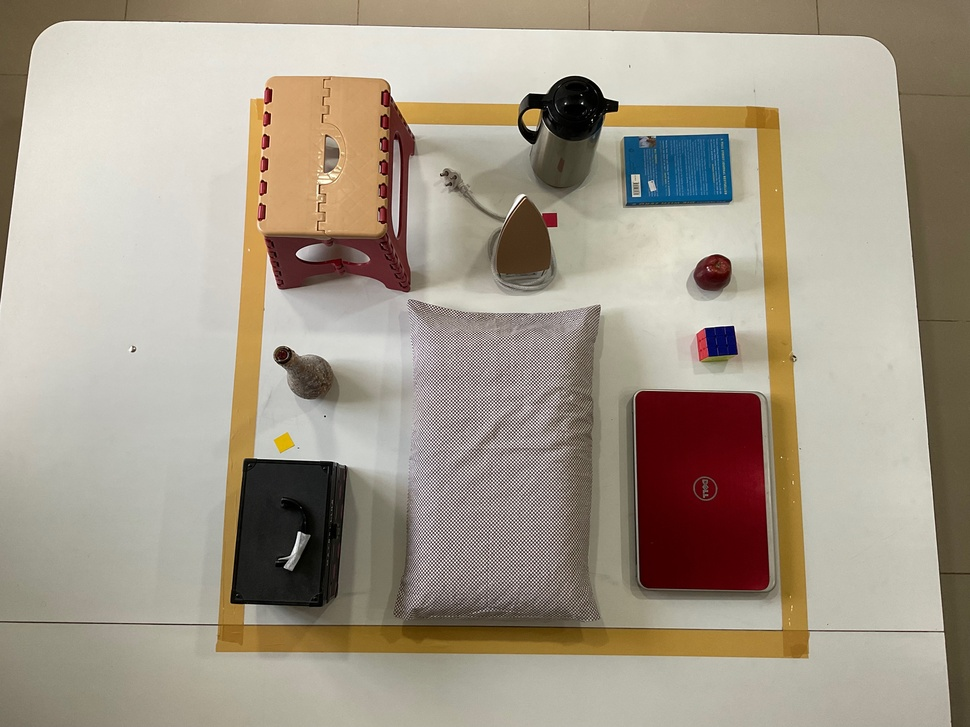
#> input picture images/ten_objects_planar.jpg, 970 x 727 px, shrunk from 4032 x 3024 before the run
$ python projection_2D_measurements.py ../images/ten_objects_planar.jpg
#> lines starting #> are read from the running program, lines starting #| are printed output that depends on the picture
"""
Measuring triangles in Image Plane for Tri-Bench.

What it does:
- Opens the image.
- You click the centres of the coloured stickers in order:
    A = RED, B = YELLOW, C = BLUE.
- Draws an overlay with the triangle and labels and saves it to overlays/.
- Appends a row to the 2D measurements csv with:
    - pixel coordinates of A, B, C
    - side lengths in pixels
    - interior angles in degrees
    - derived quantities matching the VLM prompt:
        side_type, angle_type,
        ab_over_ac, abs_b_minus_c_deg,
        max_over_min_side, angle_range_deg
"""

import os
import csv
import json
import math
import argparse

import cv2
import numpy as np
from PIL import Image, ImageOps
from geometry_utils import triangle_angles, derived_metrics_from_triangle


CSV_PATH = "measurements.csv"
OVERLAY_DIR = "overlays"

CSV_FIELDS = [
    "image", "img_w", "img_h",
    "Ax", "Ay", "Bx", "By", "Cx", "Cy",
    "AB_px", "BC_px", "CA_px",
    "A_deg", "B_deg", "C_deg",
    "side_type", "angle_type",
    "ab_over_ac", "abs_b_minus_c_deg",
    "max_over_min_side", "angle_range_deg",
]

def load_rgb(path):
    im = Image.open(path)
    im = ImageOps.exif_transpose(im)
    im = im.convert("RGB")
    # convert to OpenCV BGR
    return np.array(im)[:, :, ::-1]


def dist(p, q):
    p = np.array(p, dtype=float)
    q = np.array(q, dtype=float)
    return float(np.linalg.norm(p - q))


def fmt4(x):
    """Format as float with 4 decimals, returned as string."""
    return f"{float(x):.4f}"


def append_row(row_dict):
    write_header = not os.path.exists(CSV_PATH) or os.path.getsize(CSV_PATH) == 0
    with open(CSV_PATH, "a", newline="") as f:
        writer = csv.DictWriter(f, fieldnames=CSV_FIELDS)
        if write_header:
            writer.writeheader()
        writer.writerow(row_dict)


def draw_label(img, pt, text, color_bgr):
    # black outline for readability
    cv2.putText(
        img, text, (pt[0] + 6, pt[1] - 6),
        cv2.FONT_HERSHEY_SIMPLEX, 0.7, (0, 0, 0), 3, cv2.LINE_AA
    )
    cv2.putText(
        img, text, (pt[0] + 6, pt[1] - 6),
        cv2.FONT_HERSHEY_SIMPLEX, 0.7, color_bgr, 1, cv2.LINE_AA
    )


def click_points(img_bgr):
    clone = img_bgr.copy()
    pts = []
    win = "click A (RED), B (YELLOW), C (BLUE) – Esc=reset, Enter=accept"
    cv2.namedWindow(win, cv2.WINDOW_AUTOSIZE)

    colors = [(0, 0, 255), (0, 255, 255), (255, 0, 0)]  # A,B,C
    labels = ["A", "B", "C"]

    def cb(event, x, y, flags, param):
        nonlocal pts
        if event == cv2.EVENT_LBUTTONDOWN and len(pts) < 3:
            pts.append((x, y))

    cv2.setMouseCallback(win, cb)

    while True:
        frame = clone.copy()
        for i, p in enumerate(pts):
            col = colors[i]
            cv2.circle(frame, p, 7, col, -1)
            draw_label(frame, p, labels[i], col)
        if len(pts) == 3:
            cv2.line(frame, pts[0], pts[1], (255, 255, 255), 2)
            cv2.line(frame, pts[1], pts[2], (255, 255, 255), 2)
            cv2.line(frame, pts[2], pts[0], (255, 255, 255), 2)
        cv2.imshow(win, frame)
        k = cv2.waitKey(16) & 0xFF
        if k == 27:  # Press Esc to reset
            pts = []
        if len(pts) == 3 and k in (10, 13):  # Press Enter to accept
            cv2.destroyWindow(win)
            return pts


def main():
    parser = argparse.ArgumentParser()
    parser.add_argument("image_path")
    args = parser.parse_args()

    os.makedirs(OVERLAY_DIR, exist_ok=True)

    img_bgr = load_rgb(args.image_path)
#> in load_rgb, im is the input picture: PIL image 970x727 RGB; mean R, G, B 164.9, 154.3, 138.6
#> in load_rgb, `return np.array(im)[:, :, ::-1]`:
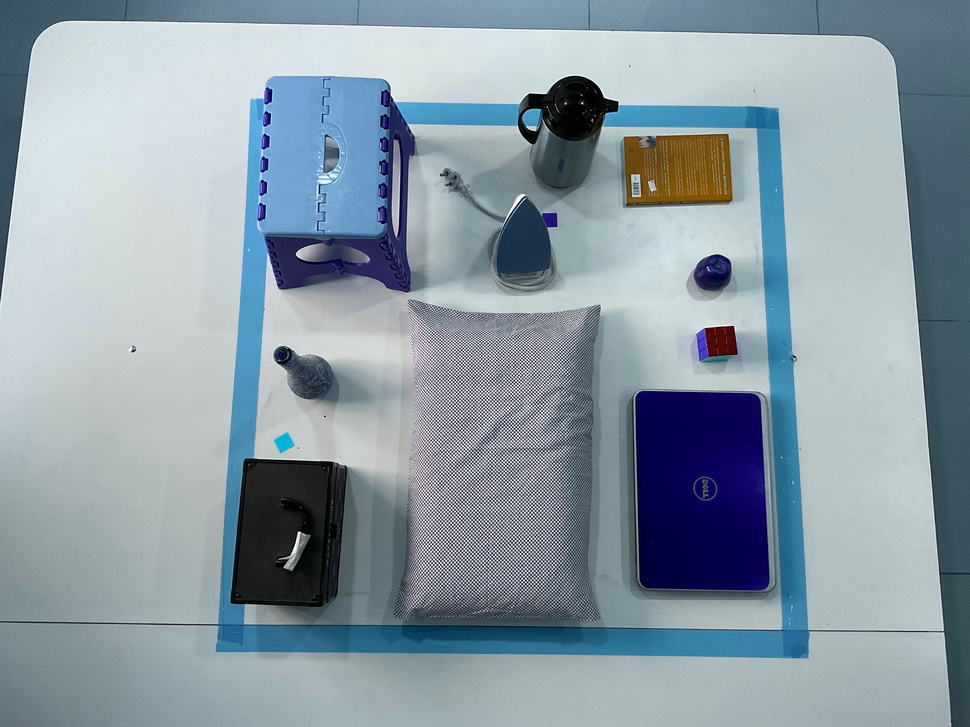
#> returned value: shape (727, 970, 3); mean of channels 0, 1, 2 138.6, 154.3, 164.9; drawn as R, G, B
    h, w = img_bgr.shape[:2]
#> h = 727; w = 970

    # Click A, B, C
    A, B, C = click_points(img_bgr)
#> (key Esc is pressed here)

    # Side lengths
    AB = dist(A, B)
    BC = dist(B, C)
    CA = dist(C, A)

    # Angles at A,B,C (opposite BC, CA, AB)
    a, b, c = BC, CA, AB
    Adeg, Bdeg, Cdeg = triangle_angles(a, b, c)

    metrics = derived_metrics_from_triangle(AB, BC, CA, Adeg, Bdeg, Cdeg)
    side_t = metrics["side_type"]
    angle_t = metrics["angle_type"]

    # Overlay (for sanity-checking clicks)
    overlay = img_bgr.copy()
    for p, lbl, col in zip((A, B, C), ("A", "B", "C"), [(0, 0, 255), (0, 255, 255), (255, 0, 0)]):
        cv2.circle(overlay, p, 7, col, -1)
        draw_label(overlay, p, lbl, col)
    cv2.line(overlay, A, B, (255, 255, 255), 2)
    cv2.line(overlay, B, C, (255, 255, 255), 2)
    cv2.line(overlay, C, A, (255, 255, 255), 2)

    base = os.path.splitext(os.path.basename(args.image_path))[0]
    overlay_path = os.path.join(OVERLAY_DIR, f"{base}_overlay.png")
    cv2.imwrite(overlay_path, overlay)

    # CSV row (all numeric fields formatted to 4 decimals as strings)
    row = {
        "image": os.path.basename(args.image_path),
        "img_w": fmt4(w), "img_h": fmt4(h),
        "Ax": fmt4(A[0]), "Ay": fmt4(A[1]),
        "Bx": fmt4(B[0]), "By": fmt4(B[1]),
        "Cx": fmt4(C[0]), "Cy": fmt4(C[1]),
        "AB_px": fmt4(AB), "BC_px": fmt4(BC), "CA_px": fmt4(CA),
        "A_deg": fmt4(Adeg), "B_deg": fmt4(Bdeg), "C_deg": fmt4(Cdeg),
        "side_type": side_t,
        "angle_type": angle_t,
        "ab_over_ac": fmt4(metrics["ab_over_ac"]),
        "abs_b_minus_c_deg": fmt4(metrics["abs_b_minus_c_deg"]),
        "max_over_min_side": fmt4(metrics["max_over_min_side"]),
        "angle_range_deg": fmt4(metrics["angle_range_deg"]),
    }
    append_row(row)

    print(
        f"[OK] {row['image']} | "
        f"AB={AB:.1f}px BC={BC:.1f}px CA={CA:.1f}px "
        f"(overlay: {overlay_path})"
    )

    out = {
        "side_type": side_t,
        "angle_type": angle_t,
        "ab_over_ac": fmt4(metrics["ab_over_ac"]),
        "abs_b_minus_c_deg": fmt4(metrics["abs_b_minus_c_deg"]),
        "max_over_min_side": fmt4(metrics["max_over_min_side"]),
        "angle_range_deg": fmt4(metrics["angle_range_deg"]),
    }

    print(json.dumps(out, separators=(",", ":")))


if __name__ == "__main__":
    main()
